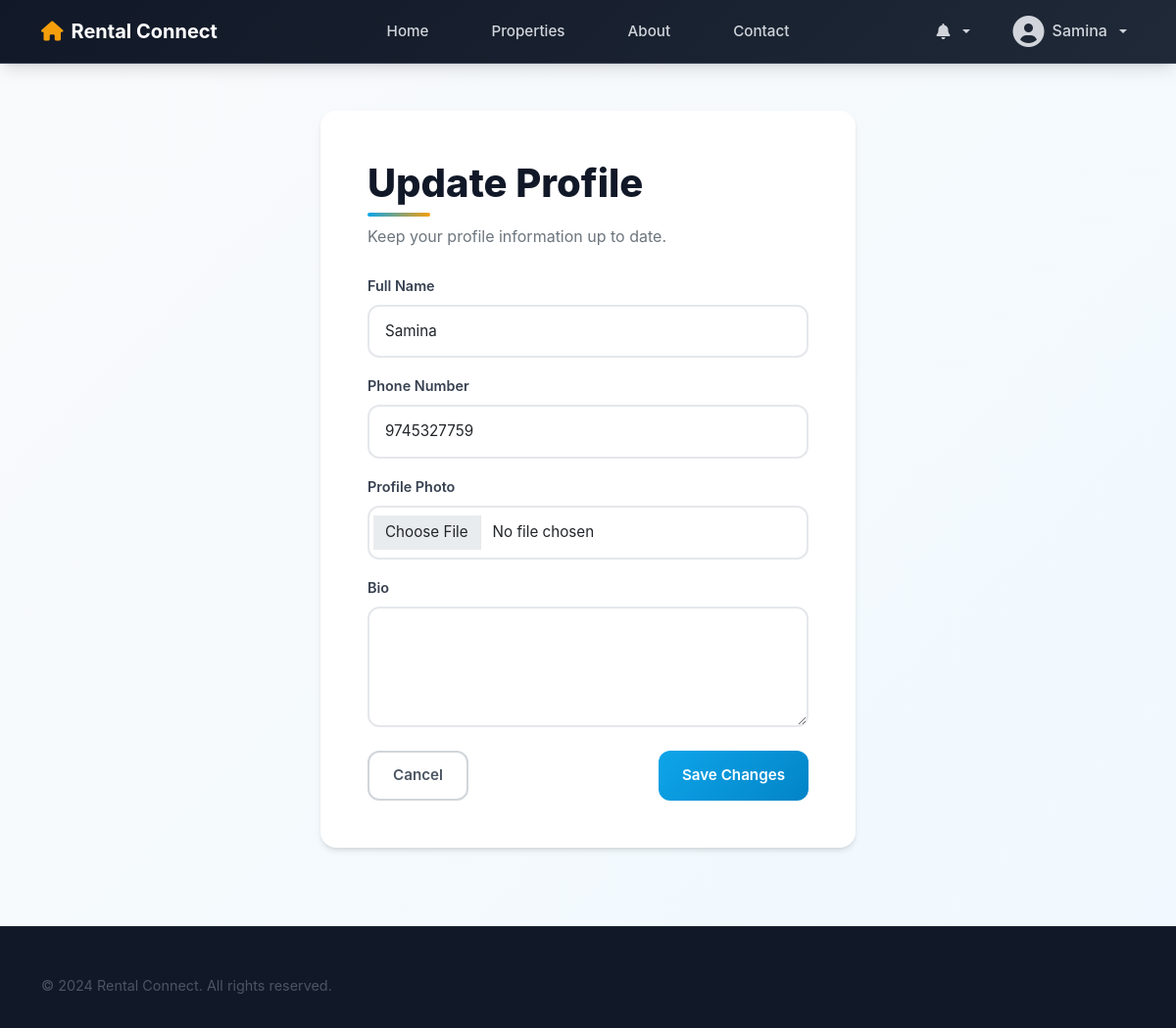
The page /users/profile/update/ (signed in) on the database its author committed.
### users/models.py (models this page shows, shortened)
class CustomUser(AbstractUser):
    is_tenant = models.BooleanField(default=False, db_index=True)    # Added index
    is_landlord = models.BooleanField(default=False, db_index=True)  # Added index

class Profile(models.Model):
    user = models.OneToOneField(
        settings.AUTH_USER_MODEL,
        on_delete=models.CASCADE
    )
    full_name = models.CharField(max_length=100)
    photo = models.ImageField(
        upload_to='profile_photos/',
        blank=True,
        null=True
    )
    phone = models.CharField(max_length=15, blank=True, null=True)
    bio = models.TextField(blank=True, null=True)

### users/views.py (the view)
# urls.py: path('profile/update/', views.update_profile, name='update_profile'),
@login_required
def update_profile(request):
    profile, created = Profile.objects.get_or_create(user=request.user)
    if request.method == 'POST':
        form = ProfileForm(
            request.POST,
            request.FILES,
            instance=profile
        )
        if form.is_valid():
            form.save()
            return redirect('dashboard')
    else:
        form = ProfileForm(instance=profile)
    return render(request, 'users/update_profile.html', {'form': form})

### users/forms.py
class ProfileForm(forms.ModelForm):
    class Meta:
        model = Profile
        fields = ['full_name', 'phone', 'photo', 'bio']
        widgets = {
            'full_name': forms.TextInput(attrs={'class': 'form-control'}),
            'phone': forms.TextInput(attrs={'class': 'form-control'}),
            'photo': forms.ClearableFileInput(attrs={'class': 'form-control'}),
            'bio': forms.Textarea(attrs={'class': 'form-control', 'rows': 4}),
        }

### users/context_processors.py (called while the page is built)
def notifications(request):
    user = getattr(request, "user", None)
    if not user or not user.is_authenticated:
        return {
            "notifications_unread_count": 0,
            "notifications_latest": [],
        }
    qs = Notification.objects.filter(recipient=user).only(
        "id", "title", "message", "target_url", "is_read", "created_at"
    )
    return {
        "notifications_unread_count": qs.filter(is_read=False).count(),
        "notifications_latest": list(qs[:5]),
    }

### templates/users/update_profile.html (shortened to what this page needs)
{% extends "base.html" %}
{% block content %}
<div class="container mt-5">
    <div class="row justify-content-center">
        <div class="col-md-6">
            <div class="card p-5">
                <h2 class="section-title mb-3">
                    Update Profile
                </h2>
                <p class="text-muted mb-4">
                    Keep your profile information up to date.
                </p>
                <form method="post" enctype="multipart/form-data">
                    <div class="mb-3">
                        <label class="form-label">Full Name</label>
                        {{ form.full_name }}
                    </div>
                    <div class="mb-3">
                        <label class="form-label">Phone Number</label>
                        {{ form.phone }}
                    </div>
                    <div class="mb-3">
                        <label class="form-label">Profile Photo</label>
                        {{ form.photo }}
                    </div>
                    <div class="mb-4">
                        <label class="form-label">Bio</label>
                        {{ form.bio }}
                    </div>
                    <div class="d-flex justify-content-between">
                        <a href="{% url 'dashboard' %}"
                           class="btn btn-outline-secondary">
                            Cancel
                        </a>
                        <button type="submit"
                                class="btn btn-primary">
                            Save Changes
                        </button>
                    </div>
                </form>
            </div>
        </div>
    </div>
</div>
{% endblock %}

### templates/base.html (shortened to what this page needs)
<!DOCTYPE html>
<html>
<head>
    {% load static %}
    <link href="https://cdn.jsdelivr.net/npm/bootstrap@5.1.3/dist/css/bootstrap.min.css" rel="stylesheet">
    <link rel="stylesheet" href="https://cdnjs.cloudflare.com/ajax/libs/font-awesome/6.0.0/css/all.min.css">
    <link rel="stylesheet" href="{% static 'css/base.css' %}">
    <link rel="stylesheet" href="{% static 'css/style.css' %}">
</head>
<body>
<nav class="top-bar">
    <div class="container" style="display: flex; justify-content: space-between; align-items: center; position: relative;">
        <div class="site-title">
            <i class="fas fa-home"></i> Rental Connect
        </div>
        <div style="position: absolute; left: 50%; transform: translateX(-50%);">
            <div class="menu-links" style="display: flex; gap: 2rem; justify-content: center;">
                <a href="{% url 'home' %}">Home</a>
                <a href="{% url 'property_list' %}">Properties</a>
                <a href="{% url 'home' %}#about" class="scroll-link">About</a>
                <a href="{% url 'home' %}#contact" class="scroll-link">Contact</a>
            </div>
        </div>
        <div class="auth-links" style="margin-left: auto;">
            {% if user.is_authenticated %}
            <div class="dropdown me-2">
                <a href="#" class="profile-link dropdown-toggle d-flex align-items-center gap-2"
                   id="notifDropdown" data-bs-toggle="dropdown" aria-expanded="false"
                   style="padding: 0.5rem 0.75rem;">
                    <i class="fas fa-bell"></i>
                </a>
            </div>
            <div class="dropdown">
                <a href="#" class="profile-link dropdown-toggle d-flex align-items-center gap-2"
                   id="userDropdown" data-bs-toggle="dropdown" aria-expanded="false">
                    {% if user.profile and user.profile.photo %}
                    <img src="{{ user.profile.photo.url }}" alt="Avatar"
                         style="width:36px; height:36px; border-radius:50%; object-fit:cover;">
                    {% else %}
                    <i class="fas fa-user-circle fa-2x"></i>
                    {% endif %}
                    <span class="profile-name">{{ user.username }}</span>
                </a>
            </div>
            {% endif %}
        </div>
    </div>
</nav>
    <div class="main-content">
        <div class="page-content">
            {% block content %}{% endblock %}
        </div>
    </div>
    <div class="bottom-bar">
        <div class="container">
            <p>&copy; 2024 Rental Connect. All rights reserved.</p>
        </div>
    </div>
</body>
</html>

### static/css/base.css (style rules this page uses)
:root { --primary-50: #f0f9ff; --primary-100: #e0f2fe; --primary-500: #0ea5e9; --primary-600: #0284c7; --primary-700: #0369a1; --primary-900: #0c4a6e; --gray-50: #f9fafb; --gray-100: #f3f4f6; --gray-200: #e5e7eb; --gray-300: #d1d5db; --gray-400: #9ca3af; --gray-500: #6b7280; --gray-600: #4b5563; --gray-700: #374151; --gray-800: #1f2937; --gray-900: #111827; --accent-500: #f59e0b; --accent-600: #d97706; --success-500: #10b981; --error-500: #ef4444; --shadow-sm: 0 1px 2px 0 rgb(0 0 0 / 0.05); --shadow-md: 0 4px 6px -1px rgb(0 0 0 / 0.1), 0 2px 4px -2px rgb(0 0 0 / 0.1); --shadow-lg: 0 10px 15px -3px rgb(0 0 0 / 0.1), 0 4px 6px -4px rgb(0 0 0 / 0.1); --shadow-xl: 0 20px 25px -5px rgb(0 0 0 / 0.1), 0 8px 10px -6px rgb(0 0 0 / 0.1); --radius-sm: 0.375rem; --radius-md: 0.5rem; --radius-lg: 0.75rem; --radius-xl: 1rem; --radius-2xl: 1.5rem; --font-family: 'Inter', -apple-system, BlinkMacSystemFont, 'Segoe UI', Roboto, sans-serif; }
* { box-sizing: border-box; }
body { font-family: var(--font-family); background: linear-gradient(135deg, var(--gray-50) 0%, var(--primary-50) 100%); color: var(--gray-900); line-height: 1.6; -webkit-font-smoothing: antialiased; -moz-osx-font-smoothing: grayscale; }
.top-bar { background: linear-gradient(135deg, var(--gray-900) 0%, var(--gray-800) 100%); backdrop-filter: blur(10px); border-bottom: 1px solid var(--gray-700); padding: 0.5rem 0; position: sticky; top: 0; z-index: 1000; box-shadow: var(--shadow-lg); }
.site-title { font-size: 1.25rem; font-weight: 700; color: white; text-decoration: none; display: flex; align-items: center; gap: 0.5rem; }
.menu-links a { padding: 0.4rem 0.75rem; }
.profile-link { padding: 0.4rem 0.5rem; }
.site-title i { color: var(--accent-500); }
.menu-links { display: flex; gap: 2rem; align-items: center; }
.menu-links a { color: var(--gray-300); text-decoration: none; font-weight: 500; font-size: 0.95rem; padding: 0.5rem 1rem; border-radius: var(--radius-md); transition: all 0.2s ease; position: relative; }
.auth-links { display: flex; align-items: center; gap: 1rem; }
.profile-link { color: var(--gray-300) !important; text-decoration: none; display: flex; align-items: center; gap: 0.75rem; padding: 0.5rem; border-radius: var(--radius-lg); transition: all 0.2s ease; }
.profile-name { font-weight: 500; }
.card { background: white; border-radius: var(--radius-xl); border: none; box-shadow: var(--shadow-md); transition: all 0.3s ease; overflow: hidden; }
.btn { border-radius: var(--radius-lg); padding: 0.75rem 1.5rem; font-weight: 600; font-size: 0.95rem; transition: all 0.2s ease; border: none; cursor: pointer; display: inline-flex; align-items: center; justify-content: center; gap: 0.5rem; text-decoration: none; }
.btn-primary { background: linear-gradient(135deg, var(--primary-500) 0%, var(--primary-600) 100%); color: white; }
.btn-outline-secondary { background: transparent; color: var(--gray-600); border: 2px solid var(--gray-300); }
.form-control { border-radius: var(--radius-lg); padding: 0.875rem 1rem; border: 2px solid var(--gray-200); font-size: 0.95rem; transition: all 0.2s ease; background: white; }
.form-label { font-weight: 600; color: var(--gray-700); margin-bottom: 0.5rem; font-size: 0.9rem; }
.section-title { font-size: clamp(2rem, 4vw, 2.5rem); font-weight: 800; color: var(--gray-900); margin-bottom: 2rem; position: relative; }
.section-title::after { content: ''; position: absolute; bottom: -0.5rem; left: 0; width: 4rem; height: 4px; background: linear-gradient(90deg, var(--primary-500), var(--accent-500)); border-radius: 2px; }
h1, h2, h3, h4, h5, h6 { font-weight: 700; line-height: 1.3; color: var(--gray-900); }
p { color: var(--gray-600); line-height: 1.6; }
.bottom-bar { background: var(--gray-900); color: var(--gray-400); padding: 3rem 0 2rem; margin-top: 5rem; border-top: 1px solid var(--gray-800); }
.bottom-bar p { margin: 0; font-size: 0.9rem; }
.mb-3 { margin-bottom: 1.5rem; }
.mb-4 { margin-bottom: 2rem; }
.mt-5 { margin-top: 3rem; }
.d-flex { display: flex; }
.align-items-center { align-items: center; }
.justify-content-center { justify-content: center; }
.justify-content-between { justify-content: space-between; }
.gap-2 { gap: 1rem; }

### rows shown on the page
CustomUser: username "Samina"
Profile: full_name "Samina", phone "9745327759"
